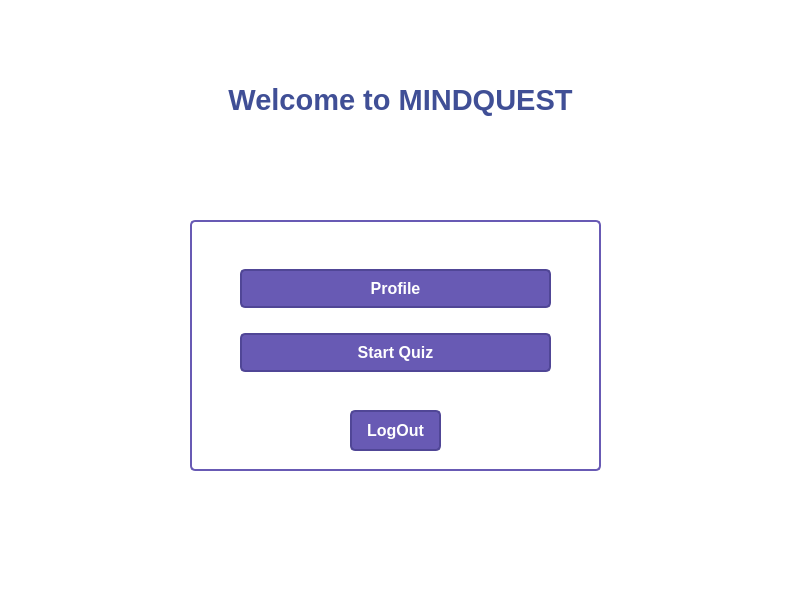
<?xml version="1.0" encoding="UTF-8"?>
<ui version="4.0">
 <class>UserFront</class>
 <widget class="QMainWindow" name="UserFront">
  <property name="geometry">
   <rect>
    <x>0</x>
    <y>0</y>
    <width>800</width>
    <height>600</height>
   </rect>
  </property>
  <property name="windowTitle">
   <string>MainWindow</string>
  </property>
  <property name="styleSheet">
   <string notr="true">background-color: rgb(255, 255, 255);
</string>
  </property>
  <widget class="QWidget" name="centralwidget">
   <widget class="QGroupBox" name="groupBox">
    <property name="geometry">
     <rect>
      <x>190</x>
      <y>220</y>
      <width>411</width>
      <height>251</height>
     </rect>
    </property>
    <property name="styleSheet">
     <string notr="true">QGroupBox {
    background-color: white;
    border: 2px solid rgb(104, 90, 180); 
    border-radius: 5px;
}
QPushButton {
    background-color: rgb(104, 90, 180); 
    color: white;
    border: 2px solid rgb(80, 70, 150); 
    border-radius: 5px;
    padding: 8px;
    font-size: 12pt;
    font-weight: bold;
}</string>
    </property>
    <property name="title">
     <string/>
    </property>
    <widget class="QWidget" name="layoutWidget">
     <property name="geometry">
      <rect>
       <x>50</x>
       <y>30</y>
       <width>311</width>
       <height>141</height>
      </rect>
     </property>
     <layout class="QVBoxLayout" name="verticalLayout">
      <item>
       <widget class="QPushButton" name="profileButton">
        <property name="text">
         <string>Profile</string>
        </property>
       </widget>
      </item>
      <item>
       <widget class="QPushButton" name="startButton">
        <property name="text">
         <string>Start Quiz</string>
        </property>
       </widget>
      </item>
     </layout>
    </widget>
    <widget class="QPushButton" name="pushButton">
     <property name="geometry">
      <rect>
       <x>160</x>
       <y>190</y>
       <width>91</width>
       <height>41</height>
      </rect>
     </property>
     <property name="text">
      <string>LogOut</string>
     </property>
    </widget>
   </widget>
   <widget class="QLabel" name="label_3">
    <property name="geometry">
     <rect>
      <x>170</x>
      <y>60</y>
      <width>461</width>
      <height>81</height>
     </rect>
    </property>
    <property name="font">
     <font>
      <pointsize>36</pointsize>
      <bold>true</bold>
     </font>
    </property>
    <property name="styleSheet">
     <string notr="true">selection-color: rgb(104, 90, 180);</string>
    </property>
    <property name="text">
     <string>&lt;html&gt;&lt;head/&gt;&lt;body&gt;&lt;p align=&quot;center&quot;&gt;&lt;span style=&quot; font-size:22pt; color:#404f96;&quot;&gt;Welcome to MINDQUEST&lt;/span&gt;&lt;/p&gt;&lt;/body&gt;&lt;/html&gt;</string>
    </property>
   </widget>
  </widget>
  <widget class="QMenuBar" name="menubar">
   <property name="geometry">
    <rect>
     <x>0</x>
     <y>0</y>
     <width>800</width>
     <height>22</height>
    </rect>
   </property>
  </widget>
  <widget class="QStatusBar" name="statusbar"/>
 </widget>
 <resources/>
 <connections/>
</ui>
